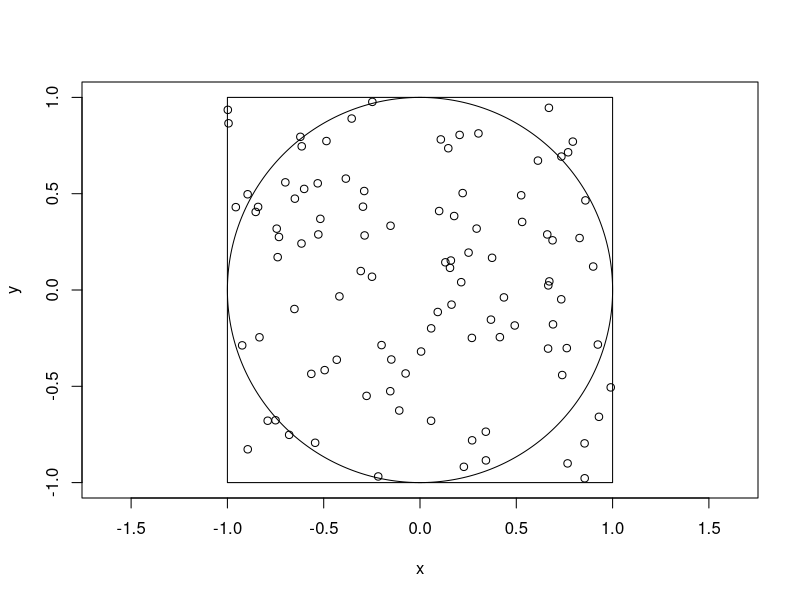

Write R code to recreate this figure.
## ---- chunk 1
knitr::opts_chunk$set(echo = TRUE)
## ---- chunk 2
B = 5000
x <- runif(n = B, min = -1, max = 1)
y <- runif(n = B, min = -1, max = 1)
## ---- chunk 3
point = matrix(runif(2*B, -1, 1), B, 2)

test = 0
for (i in 1:B) {
  if(point[i,1]^2+point[i,2]^2 <= 1){
     test = test + 1}
}
print(test/5000*4)
## ---- chunk 4
find_pi = function(B = 5000, seed = 10, make_plot = TRUE){
  # Control seed
  set.seed(seed)
  
  # Simulate B points
  point = matrix(runif(2*B, -1, 1), B, 2)
  c_points = 0
  for (i in 1:B) {
  if(point[i,1]^2+point[i,2]^2 <= 1){
     c_points = c_points + 1}
}
 hat_pi = c_points/5000*4
 return(hat_pi)
}

find_pi()
## ---- chunk 5
magnitude = function(x, y) {
  stopifnot(isTRUE(all.equal(length(x),length(y))))
  return (sqrt(x^2 + y^2))
}
library(plotrix)
monte.carlo.pi<-function(n,draw=FALSE)
{
  circle.points<-0
  square.points<-0
  x<-runif(n,-1,1)
  y<-runif(n,-1,1)
  for (i in 1:n)
  {
    #if ((x[i])^2 + (y[i])^2 <=1)
    if (magnitude(x[i],y[i])<=1)
    {
      circle.points<-circle.points+1
      square.points<-square.points+1
    } else
    {
      square.points<-square.points+1
    }
  }
  if (draw==TRUE)
  {
    plot.new()
    frame()
    plot(x,y,asp=1,xlim=c(-1,1),ylim=c(-1,1))
    draw.circle(0,0,1,nv=1000,border=NULL,col=NA,lty=1,lwd=1)
    rect(-1,-1,1,1)
    return(4*circle.points / square.points)
  }
}

monte.carlo.pi(100,T)
